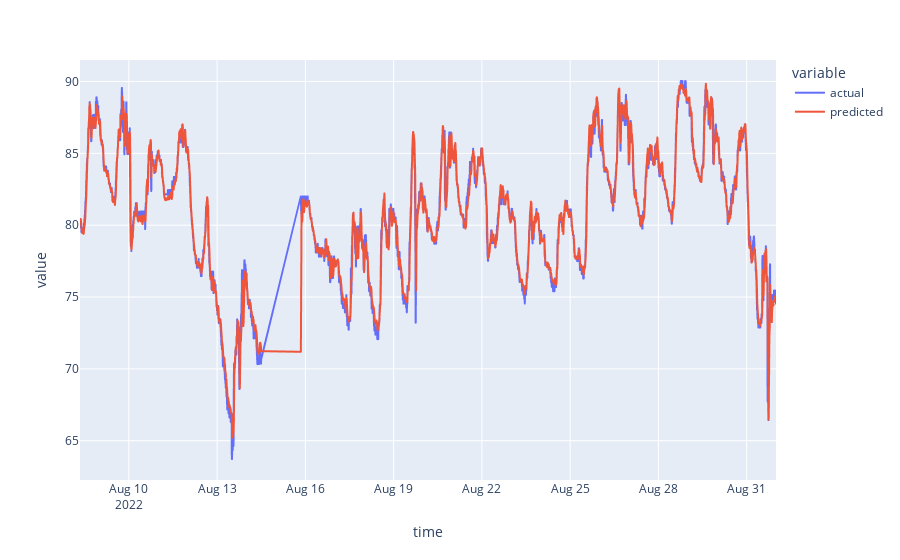

The notebook cell this image was saved under:
### Markdown cell above
<h2 style="color:#27469c">5. Display results</h2>

### Code cell
results_df = pd.DataFrame({'actual': vec_y_test.reshape((vec_y_test.shape[0])), 'predicted': yhat.reshape((yhat.shape[0]))}, index=y_test.index)
results_df = scaler.denormalize_results(results_df)

mabs_error = mean_absolute_error(results_df['actual'], results_df['predicted'])
rmse = np.sqrt(mean_squared_error(results_df['actual'], results_df['predicted']))
print('Mean Absolute Error: %.3f' % mabs_error)
print('RMSE: %.3f' % rmse)

fig = px.line(results_df, x=results_df.index, y=["actual", "predicted"])
fig.show()

### Figure 1 — Plotly figure (JSON) as saved in the notebook; plotly's stock layout.template omitted (floating-point values rounded to 4 significant figures; data arrays with more than 128 entries replaced by an {"elided": "..."} marker saying what was removed)
{"data": [{"hovertemplate": "variable=actual<br>time=%{x}<br>value=%{y}<extra></extra>", "legendgroup": "actual", "line": {"color": "#636efa", "dash": "solid"}, "marker": {"symbol": "circle"}, "mode": "lines", "name": "actual", "showlegend": true, "type": "scattergl", "x": {"elided": "6423 str values"}, "xaxis": "x", "y": {"elided": "6423 float values"}, "yaxis": "y"}, {"hovertemplate": "variable=predicted<br>time=%{x}<br>value=%{y}<extra></extra>", "legendgroup": "predicted", "line": {"color": "#EF553B", "dash": "solid"}, "marker": {"symbol": "circle"}, "mode": "lines", "name": "predicted", "showlegend": true, "type": "scattergl", "x": {"elided": "6423 str values"}, "xaxis": "x", "y": {"elided": "6423 float values"}, "yaxis": "y"}], "layout": {"legend": {"title": {"text": "variable"}, "tracegroupgap": 0}, "margin": {"t": 60}, "xaxis": {"anchor": "y", "domain": [0, 1], "title": {"text": "time"}}, "yaxis": {"anchor": "x", "domain": [0, 1], "title": {"text": "value"}}}}
